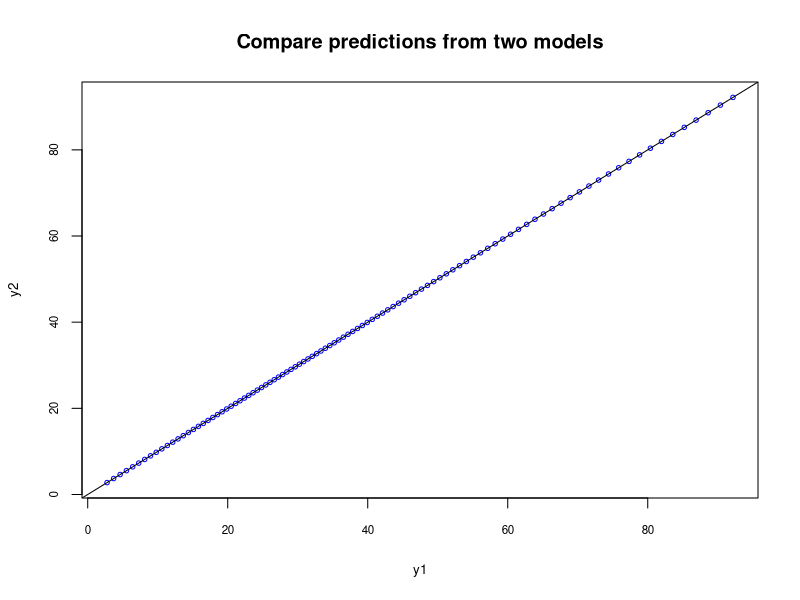
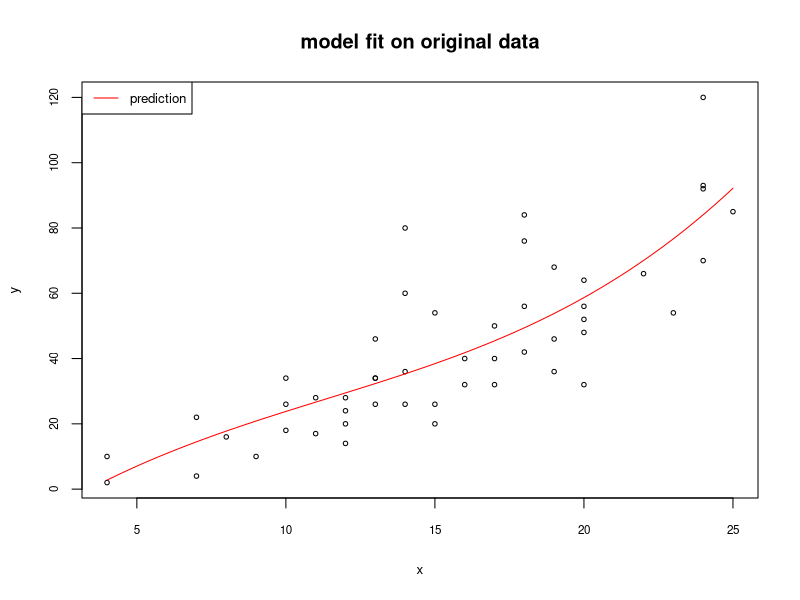

Generate these figures, in order, with R:
## ---- chunk 1
data(cars)
x<-cars$speed # use the speed as predictor
y<-cars$dist # use the dist as response
## ---- chunk 2
x1<-poly(x, 3, raw=TRUE)
x2<-poly(x, 3, raw=FALSE)
# check the resulted polynomials
head(x)
head(x1)
head(x2)
## ---- chunk 3
m1<-lm(y ~ x1)
m2<-lm(y ~ x2)
# summarize the models
summary(m1)
summary(m2)
## ---- chunk 4
newx<-seq(min(x),max(x),length.out = 100)
# convert the newx to polynomials first
newx1<-predict(x1, newdata = newx) # here x1 is also "poly" class object
newx2<-predict(x2, newdata = newx)
# then make predictions using the converted data
y1<-predict(m1, newdata = list(x1=newx1)) # the newdata follows the format of the original model fitting
y2<-predict(m2, newdata = list(x2=newx2))
## ---- chunk 5
# compare y1 and y2
plot(y1,y2, cex=0.6, col="blue", cex.lab=0.8, cex.axis=0.7, main="Compare predictions from two models")
abline(0,1,col="black")
# also check the fit of the prediction with the original data
plot(x,y, cex=0.6, cex.lab=0.8, cex.axis=0.7, main="model fit on original data")
lines(newx,y1,col="red")
legend("topleft",legend="prediction", lty="solid", col="red", cex=0.8)
